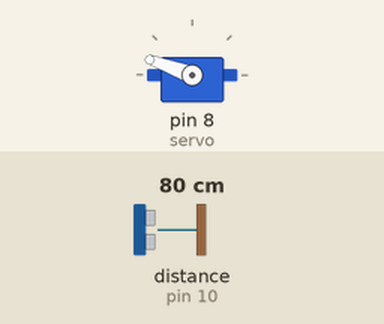
Simulated run of this sketch. Board: Arduino Uno, built with avr-gcc and run on an emulated ATmega328P. Parts: servo. Wiring (inferred from the names in the program): ultrasonic range finder: trigger pin 9; echo pin 10. Inputs (shaded band) come from the test bench; at power-on: distance to the obstacle (sensor on pin 10) 80 cm. The echo pulse lasts 58.3 µs per cm.

Above: at 1.2 s.
1.3 s: distance to the obstacle (sensor on pin 10) set to 57 cm
2.8 s: distance to the obstacle (sensor on pin 10) set to 46 cm
At 4.0 s:
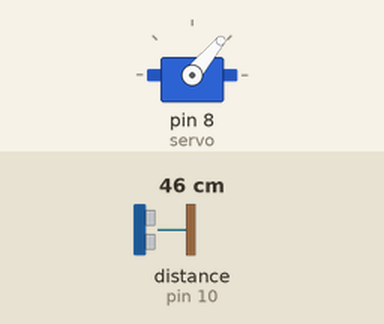
4.3 s: distance to the obstacle (sensor on pin 10) set to 60 cm
At 6.1 s:
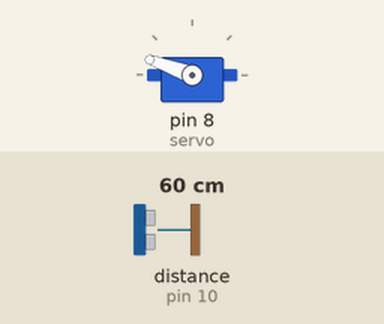
6.4 s: distance to the obstacle (sensor on pin 10) set to 2 cm
At 7.0 s:
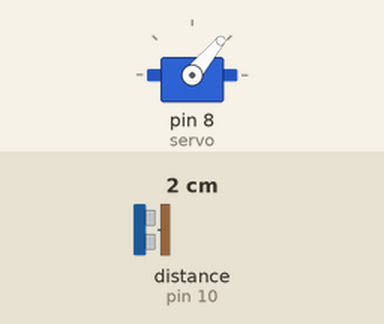
Timing chart, 0 to 8.9 s (numbered marks = the images above; inputs shaded):
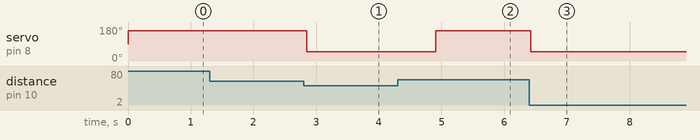

The sketch:

test_arm.ino
```cpp
#include<Servo.h>
Servo servo;
int const trigPin = 9;
int const echoPin = 10;

void setup() {
  pinMode(trigPin, OUTPUT);
  pinMode(echoPin, INPUT);
  servo.attach(8);
  Serial.print("helloworld ");

}

void loop() {
  Serial.print("loop ");
  int duration, distance;
  // Clears the trigPin
  digitalWrite(trigPin, LOW);
  delayMicroseconds(2);

  // Sets the trigPin on HIGH state for 10 micro seconds
  digitalWrite(trigPin, HIGH);
  delayMicroseconds(10);
  digitalWrite(trigPin, LOW);

  // Reads the echoPin, returns the sound wave travel time in microseconds
  duration = pulseIn(echoPin, HIGH);

  // Calculating the distance
  distance= duration*0.034/2;

  Serial.print(distance);
  Serial.println("  distance");

  // if distance less than 0.5 meter and more than 0 (0 or less means over range)
  if (distance <= 50 && distance >= 0) {
    Serial.println("!!open!!!");
    servo.write(50);
      delay(2000);
  } else {

    servo.write(160);
  }
  // Waiting 60 ms won't hurt any one
  delay(50);
}
```

Measured:
- the behaviour switches between 52 and 51 cm on distance to the obstacle (sensor on pin 10) (found by bisection; images 0 and 1)
- after the input at 1.3 s, every drawn part: stays the same
- after the input at 2.8 s, servo on pin 8 (servo): 160° → 50° after 0.05 s
- after the input at 4.3 s, servo on pin 8 (servo): 50° → 160° after 0.60 s
- after the input at 6.4 s, servo on pin 8 (servo): 160° → 50° at once
